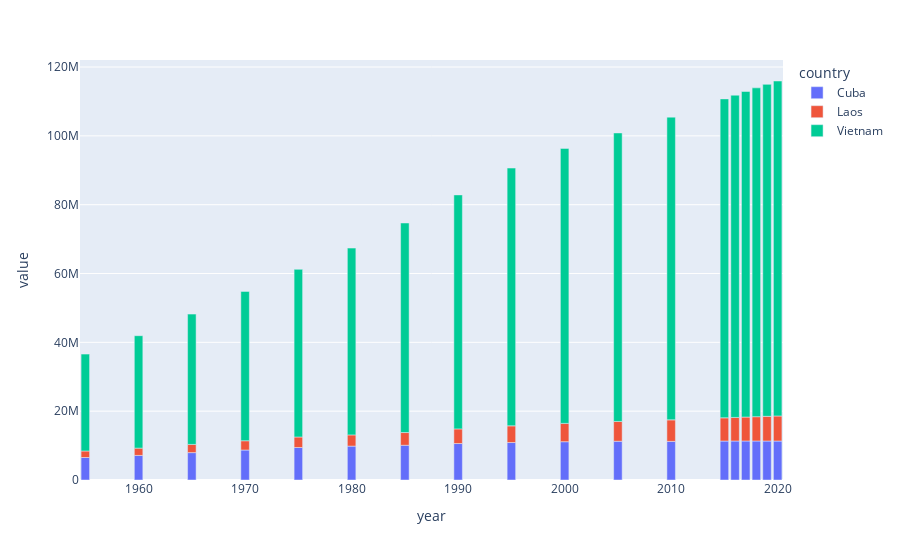

Notebook cell for this chart:
### Code cell
# Population bar chart
pivot[["Cuba", "Laos", "Vietnam"]].plot(kind="bar")

### Figure 1 — Plotly figure (JSON) as saved in the notebook; plotly's stock layout.template omitted (floating-point values rounded to 4 significant figures)
{"data": [{"hovertemplate": "country=Cuba<br>year=%{x}<br>value=%{y}<extra></extra>", "legendgroup": "Cuba", "marker": {"color": "#636efa", "pattern": {"shape": ""}}, "name": "Cuba", "orientation": "v", "showlegend": true, "textposition": "auto", "type": "bar", "x": [1955.0, 1960.0, 1965.0, 1970.0, 1975.0, 1980.0, 1985.0, 1990.0, 1995.0, 2000.0, 2005.0, 2010.0, 2015.0, 2016.0, 2017.0, 2018.0, 2019.0, 2020.0], "xaxis": "x", "y": [6539000.0, 7141000.0, 7958000.0, 8713000.0, 9446000.0, 9849000.0, 10100000.0, 10600000.0, 10890000.0, 11130000.0, 11260000.0, 11230000.0, 11320000.0, 11340000.0, 11340000.0, 11340000.0, 11330000.0, 11330000.0], "yaxis": "y"}, {"hovertemplate": "country=Laos<br>year=%{x}<br>value=%{y}<extra></extra>", "legendgroup": "Laos", "marker": {"color": "#EF553B", "pattern": {"shape": ""}}, "name": "Laos", "orientation": "v", "showlegend": true, "textposition": "auto", "type": "bar", "x": [1955.0, 1960.0, 1965.0, 1970.0, 1975.0, 1980.0, 1985.0, 1990.0, 1995.0, 2000.0, 2005.0, 2010.0, 2015.0, 2016.0, 2017.0, 2018.0, 2019.0, 2020.0], "xaxis": "x", "y": [1891000.0, 2121000.0, 2383000.0, 2688000.0, 3052000.0, 3258000.0, 3688000.0, 4258000.0, 4846000.0, 5324000.0, 5752000.0, 6249000.0, 6741000.0, 6846000.0, 6953000.0, 7062000.0, 7169000.0, 7276000.0], "yaxis": "y"}, {"hovertemplate": "country=Vietnam<br>year=%{x}<br>value=%{y}<extra></extra>", "legendgroup": "Vietnam", "marker": {"color": "#00cc96", "pattern": {"shape": ""}}, "name": "Vietnam", "orientation": "v", "showlegend": true, "textposition": "auto", "type": "bar", "x": [1955.0, 1960.0, 1965.0, 1970.0, 1975.0, 1980.0, 1985.0, 1990.0, 1995.0, 2000.0, 2005.0, 2010.0, 2015.0, 2016.0, 2017.0, 2018.0, 2019.0, 2020.0], "xaxis": "x", "y": [28150000.0, 32670000.0, 37860000.0, 43400000.0, 48720000.0, 54280000.0, 60900000.0, 67990000.0, 74910000.0, 79910000.0, 83830000.0, 87970000.0, 92680000.0, 93640000.0, 94600000.0, 95550000.0, 96460000.0, 97340000.0], "yaxis": "y"}], "layout": {"barmode": "relative", "legend": {"title": {"text": "country"}, "tracegroupgap": 0}, "margin": {"t": 60}, "xaxis": {"anchor": "y", "domain": [0, 1], "title": {"text": "year"}}, "yaxis": {"anchor": "x", "domain": [0, 1], "title": {"text": "value"}}}}
